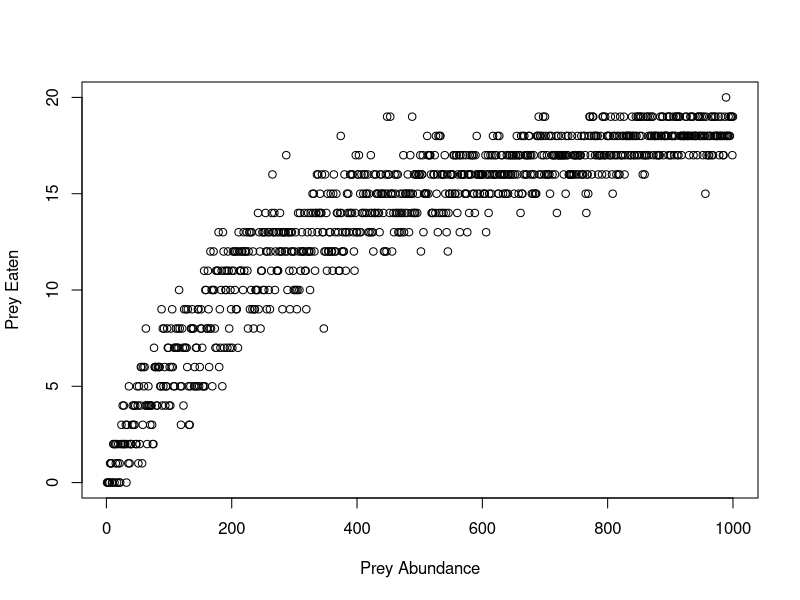
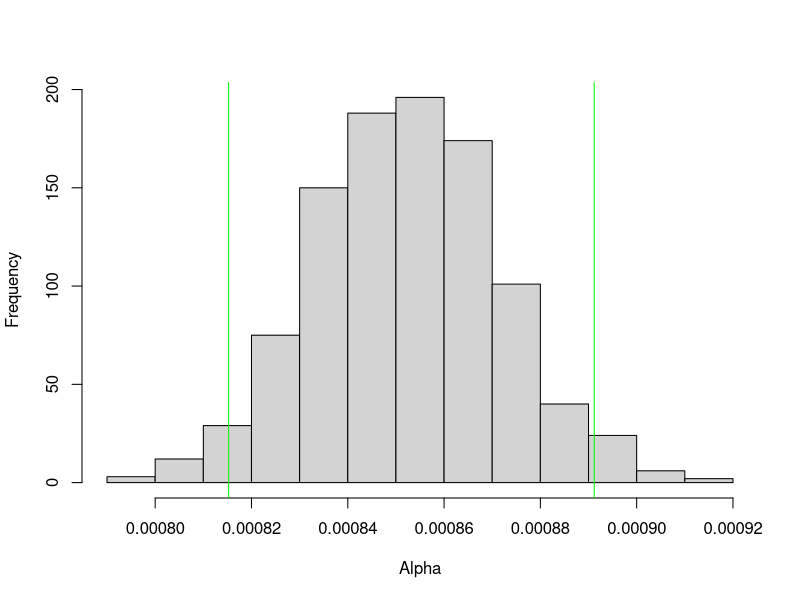
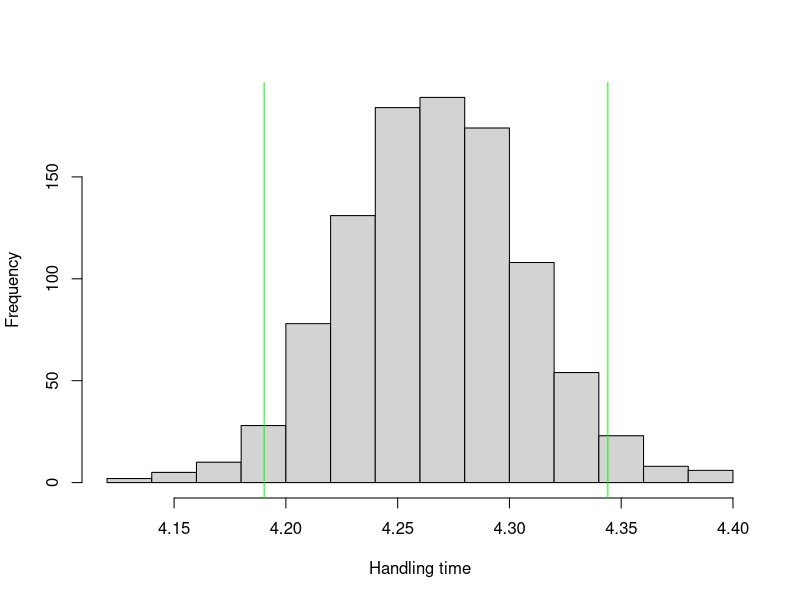
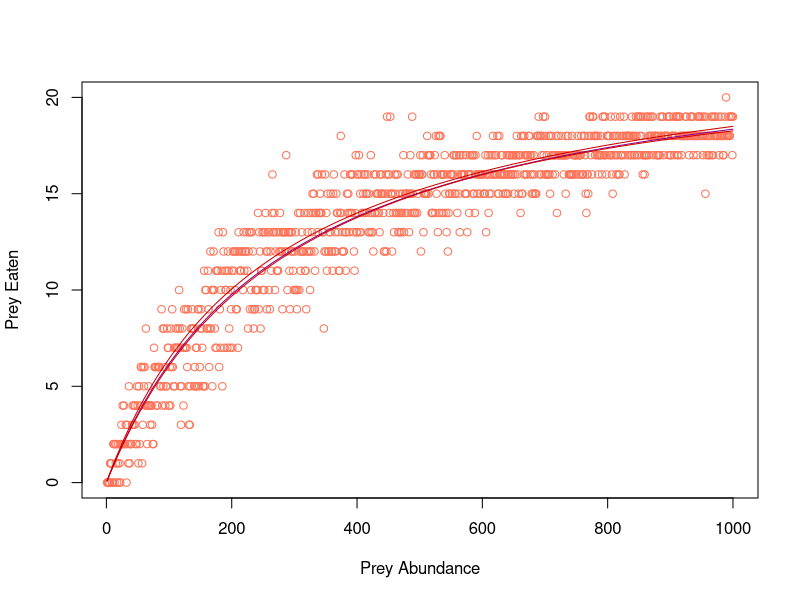
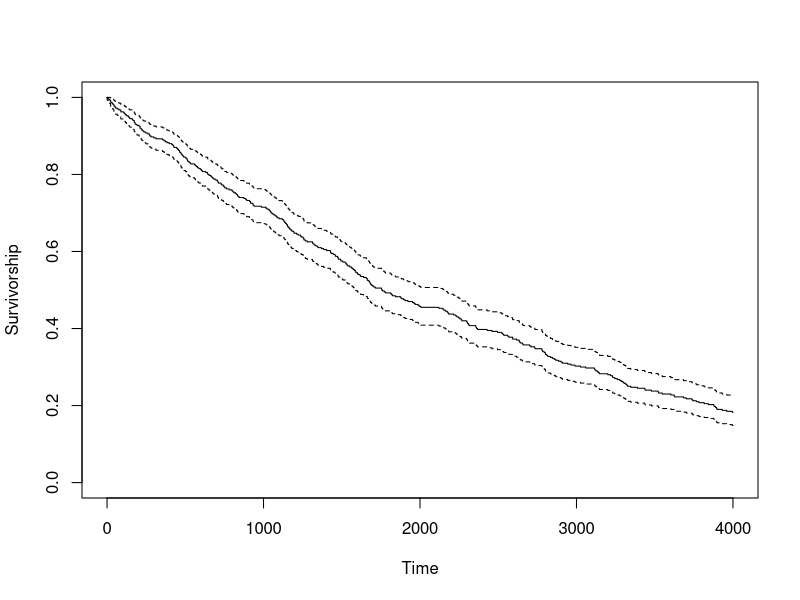
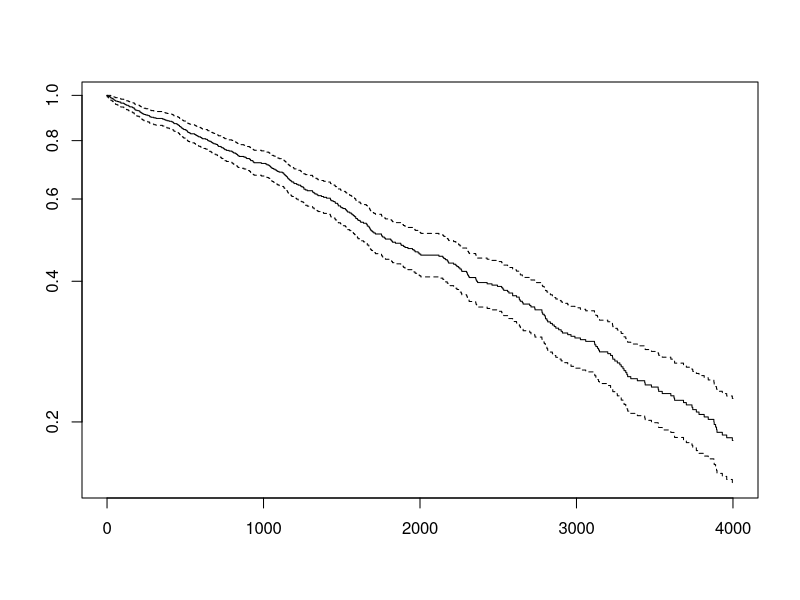
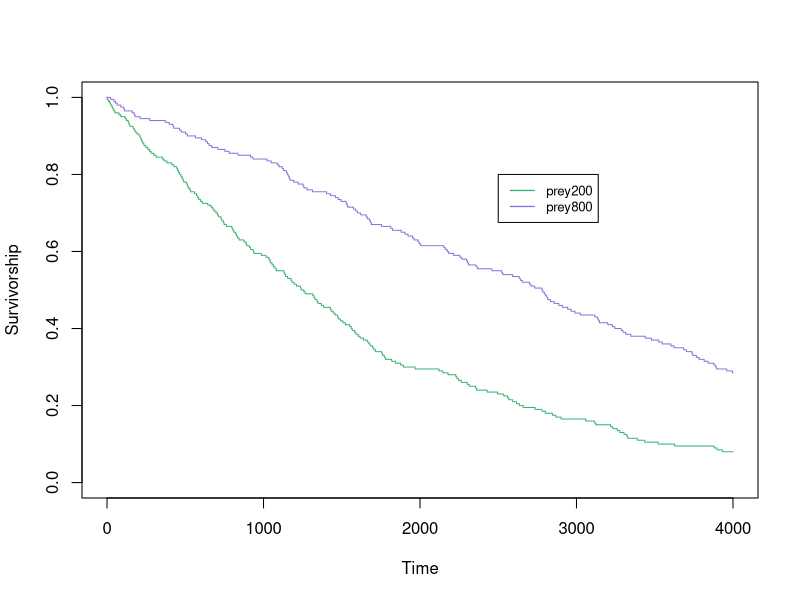
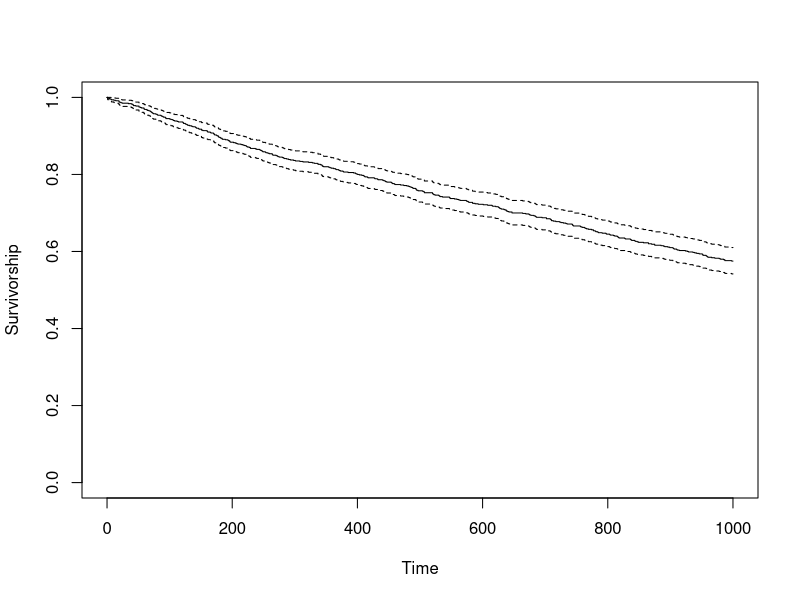

These charts were generated, in order, by the following R code:
## EMD lab 6
## Erin Tattersall, started July 13, 2017
setwd("C:/Users/ETattersall/Documents/BMSC_EMD/Labs/Lab6")
set.seed(3587624) ##Set seed!!
#### Simulation_function (code provided) ####
#function to simulate the number of prey eaten by a foraging predator
#size = number of grid cells per side of the square foraging 'arena'
#n = number of prey individuals at the start of the simulation
#time = number of timesteps over which to run the simulation
#handling.time = number of timesteps a predator must wait to restart foraging, 
#after capturing a prey
#draw.plot = whether or not to plot the arena as the simulation proceeds 
#(NOTE: plotting will SLOW DOWN the simulation and open a new plotting window)
sim.predation = function(size =30, n=100, time=100, handling.time=5, draw.plot=F) {
  
  #set up a data frame to represent the prey 
  prey = data.frame(x.pos=floor(runif(n,1,1+size)),
                    y.pos=floor(runif(n,1,1+size)),
                    born = 0, #when were the prey individuals created
                    died = NA)
  
  #another for the predators
  pred = data.frame(x.pos=floor(runif(1,1,1+size)), 
                    y.pos=floor(runif(1,1,1+size)), 
                    state=0) #hunting=0, handling>0
  
  if(draw.plot) {
    x11() #open a new plot window	
  }
  
  #loop through simulation for set number of timesteps
  for(t in 1:time){
    live.prey=which(is.na(prey$died)) #which prey are currently alive
    dead.prey=which(is.na(prey$died)==F) #which prey are dead
    
    #if there are living prey, allow them to move randomly    
    #x.pos can change 1-, 0, or +1... same with y.pos
    prey$x.pos[live.prey] = prey$x.pos[live.prey] + sample(c(-1,0,1),length(live.prey),replace=TRUE)		
    prey$y.pos[live.prey] = prey$y.pos[live.prey] + sample(c(-1,0,1),length(live.prey),replace=TRUE)		
    # Moving prey at the edges of the board back to the other side so prey up against the wall don't get immediately eaten!!
    prey$x.pos[prey$x.pos<1] = size; prey$x.pos[prey$x.pos>size] = 1
    prey$y.pos[prey$y.pos<1] = size; prey$y.pos[prey$y.pos>size] = 1
    
    #keep track of predators' remaining handling time
    if(sum(pred$state)>0) {
      pred$state[pred$state>0] = pred$state[pred$state>0] - 1 #Reduce 'state' if handling time hasn't run out
    }
    
    #if the predator is hunting, simulate its actions
    if(any(pred$state==0)) {
      #movement (same system as for prey)
      pred[pred$state==0,]$x.pos = pred[pred$state==0,]$x.pos + sample(c(-1,0,1),sum(pred$state==0),replace=TRUE)		
      pred[pred$state==0,]$y.pos = pred[pred$state==0,]$y.pos + sample(c(-1,0,1),sum(pred$state==0),replace=TRUE)		
      pred$x.pos[pred$x.pos<1] = size; pred$x.pos[pred$x.pos>size] = 1
      pred$y.pos[pred$y.pos<1] = size; pred$y.pos[pred$y.pos>size] = 1
      
      hunting.preds = which(pred$state==0) #which predators are hunting (we already know at least one is)
      #cycle through the hunting predators... see if they caught anything
      for(hunting.pred in hunting.preds) {
        #when a predator is at the same position as a live prey item
        prey.sighted = live.prey[prey$x.pos[live.prey]==pred[hunting.pred,]$x.pos &
                                   prey$y.pos[live.prey]==pred[hunting.pred,]$y.pos]
        
        if(length(prey.sighted)>0) { #if a predation event occured
          pred[hunting.pred,]$state = handling.time
          
          #decide which of the sighted prey get eaten, since multiple prey can be in the same position
          eaten.prey = prey.sighted[sample(length(prey.sighted),1)] 
          prey$died[eaten.prey] = t
          
          #add a new prey item to keep n constant
          prey[nrow(prey)+1,] = c(floor(runif(1,1,1+size)),floor(runif(1,1,1+size)), t, NA)
        }#end predation event
      }#end for(hunting.pred)
    }
    
    #if desired, plot the arena
    if(draw.plot) {	
      #live prey are blue
      plot(prey$x.pos[live.prey],prey$y.pos[live.prey], xlim=c(1,size), ylim=c(1,size), col="blue", cex=1.2,
           xlab="x position",ylab="y position", main="PREDATION ARENA of DEATH")
      par(new=TRUE)
      #hunting predators are blue
      plot(pred$x.pos[pred$state==0],pred$y.pos[pred$state==0], 
           xlim=c(1,size), ylim=c(1,size),pch=4,cex=3,lwd=3,
           col="blue",axes=FALSE,
           xlab=NA, ylab=NA)
      par(new=TRUE)
      #handling predators are grey
      plot(pred[pred$state>0,]$x.pos,pred[pred$state>0,]$y.pos, 
           xlim=c(1,size), ylim=c(1,size),pch=4,cex=3,col="grey",lwd=3,axes=FALSE,
           xlab=NA, ylab=NA)
      par(new=TRUE)
      #dead prey are red
      plot(prey$x.pos[dead.prey],prey$y.pos[dead.prey], 
           xlim=c(1,size), ylim=c(1,size),pch=16,col="red", axes=FALSE,
           xlab=NA, ylab=NA)
      Sys.sleep(1) #delay iteration (so the plot sticks around long enough to see it)
    }	
    
  }
  
  return(prey)
  
}#end sim.predation

#### Question 1. Simulate a predation data set ####
### Simulating number of prey eaten for range of prey items
n = 1000 # Selected prey abundance
prey.eaten = rep(0,n) #Empty vector for prey eaten

for (i in 1:n){
  prey = sim.predation(size = 30, 
                          n = i, 
                          time = 100, 
                          handling.time = 5, 
                          draw.plot = F)
  prey.eaten[i] = sum(!is.na(prey$died))
}
plot(prey.eaten,
     xlab = "Prey Abundance",
     ylab = "Prey Eaten")

#### Question 2. Fitting a functional response + CI for estimated curve ####
## Nonlinear least squares function: determine the weighted least-squares estimates of parameters, nonlinear model
## Not to be used on 'zero-residual' data


## Matrices for parameter estimates
estimates = matrix(NA, nrow=1000, ncol=2)
predictions = matrix(NA, nrow=1000, ncol=1000)
N.predict = seq(1,1000,1)  ##New prey abundance data
consumed = prey.eaten ##Vector to take prey eaten data from

# Function for Type 2 functional response
T2fr = function(Tt,Th, alpha, N) {#Accepts handling time, encounter rate and N prey
  a = alpha*Tt*N #numerator
  b = 1 + (Th*alpha*N) #denominator
  eaten = a/b 
# return(eaten) #Returns predicted prey eaten
}



## Loop fitting a type 2 functional response to simulated data
for (i in 1:1000) {
  boot = sample(c(1:n), 
                replace = T) #Sample with replacement 1000 times
  boot.nls <- nls(consumed[boot] ~ (100*alpha*boot)/(1+(Th*alpha*boot)),
                start =list(alpha=0.001,Th=5), ##specifying initial params
                algorithm="port", ## 'nl2sol' algorithm
                lower=c(0,0), ## vectors of upper and lower CIs with length of 'start'
                upper=c(10,100))
  coeff = coef(boot.nls) ## Pulling alpha and Th estimates from nls output
  estimates[i,] = coeff ##Storing coefficients in matrix
  predictions[i,] = T2fr(100, Th = coeff[2], alpha = coeff[1], N = N.predict) ##Storing predicted values
}

# Histograms of parameter estimates
##Sorting estimates to find confidence intervals
Sestimates = apply(estimates,2,sort) ##Sorting estimates into increasing order
hist(Sestimates[,1],xlab = "Alpha", main = "") ## Plotting alphas in a histogram

abline(v=c(Sestimates[26,1], Sestimates[975,1]), col = "green") #Confidence intervals
CI.alpha = c(Sestimates[26,1], Sestimates[975,1]) ##0.000798, 0.000877
opt.alpha = median(Sestimates[,1])#Optimum alpha value = 0.000837
hist(estimates[,2], xlab = "Handling time", main = "") ## Plotting alphas in a histogram
abline(v=c(Sestimates[26,2], Sestimates[975,2]), col = "green") #Confidence intervals
opt.Th = median(Sestimates[,2])#Optimum Th value = 4.255
CI.Th = c(Sestimates[26,2], Sestimates[975,2])#4.17, 4.34


## Estimating confidence intervals for each prediction
## Each row is already sorted from lowest to highest
#Need to sort iterations (rows)
SN.predict = apply(predictions,2,sort)
## Confidence intervals
LCI.predict = SN.predict[26,]
UCI.predict = SN.predict[975,]
best.fit =T2fr(100, Th = 4.255, alpha = 0.000837, N = N.predict)

#Plotting functional response data, best.fit curve, and CIs
plot(prey.eaten,
     xlab = "Prey Abundance",
     ylab = "Prey Eaten",
     col = "coral1") ## Functional response data
lines(N.predict, best.fit, type = "l", col = "darkmagenta") ## best.fit curve
lines(N.predict, LCI.predict, type = "l", col = "red3") #Lower confidence interval
lines(N.predict, UCI.predict, type = "l", col = "red3") #Upper confidence interval

#### Part II: Preparing data ####

## Keeping prey individuals from being replaced (Modified sim. code) ##
sim.predation1 = function(size =30, n=100, time=100, handling.time=5, draw.plot=F) {
  
  #set up a data frame to represent the prey 
  prey = data.frame(x.pos=floor(runif(n,1,1+size)),
                    y.pos=floor(runif(n,1,1+size)),
                    born = 0, #when were the prey individuals created
                    died = NA) #When prey died
  
  #another for the predators
  pred = data.frame(x.pos=floor(runif(1,1,1+size)), 
                    y.pos=floor(runif(1,1,1+size)), 
                    state=0) #hunting=0, handling>0
  
  if(draw.plot) {
    x11() #open a new plot window	
  }
  
  #loop through simulation for set number of timesteps
  for(t in 1:time){
    live.prey=which(is.na(prey$died)) #which prey are currently alive
    dead.prey=which(is.na(prey$died)==F) #which prey are dead
    
    #if there are living prey, allow them to move randomly    
    #x.pos can change 1-, 0, or +1... same with y.pos
    prey$x.pos[live.prey] = prey$x.pos[live.prey] + sample(c(-1,0,1),length(live.prey),replace=TRUE)		
    prey$y.pos[live.prey] = prey$y.pos[live.prey] + sample(c(-1,0,1),length(live.prey),replace=TRUE)		
    # Moving prey at the edges of the board back to the other side so prey up against the wall don't get immediately eaten!!
    prey$x.pos[prey$x.pos<1] = size; prey$x.pos[prey$x.pos>size] = 1
    prey$y.pos[prey$y.pos<1] = size; prey$y.pos[prey$y.pos>size] = 1
    
    #keep track of predators' remaining handling time
    if(sum(pred$state)>0) {
      pred$state[pred$state>0] = pred$state[pred$state>0] - 1 #Reduce 'state' if handling time hasn't run out
    }
    
    #if the predator is hunting, simulate its actions
    if(any(pred$state==0)) {
      #movement (same system as for prey)
      pred[pred$state==0,]$x.pos = pred[pred$state==0,]$x.pos + sample(c(-1,0,1),sum(pred$state==0),replace=TRUE)		
      pred[pred$state==0,]$y.pos = pred[pred$state==0,]$y.pos + sample(c(-1,0,1),sum(pred$state==0),replace=TRUE)		
      pred$x.pos[pred$x.pos<1] = size; pred$x.pos[pred$x.pos>size] = 1
      pred$y.pos[pred$y.pos<1] = size; pred$y.pos[pred$y.pos>size] = 1
      
      hunting.preds = which(pred$state==0) #which predators are hunting (we already know at least one is)
      #cycle through the hunting predators... see if they caught anything
      for(hunting.pred in hunting.preds) {
        #when a predator is at the same position as a live prey item
        prey.sighted = live.prey[prey$x.pos[live.prey]==pred[hunting.pred,]$x.pos &
                                   prey$y.pos[live.prey]==pred[hunting.pred,]$y.pos]
        
        if(length(prey.sighted)>0) { #if a predation event occured
          pred[hunting.pred,]$state = handling.time
          
          #decide which of the sighted prey get eaten, since multiple prey can be in the same position
          eaten.prey = prey.sighted[sample(length(prey.sighted),1)] 
          prey$died[eaten.prey] = t
          
          #add a new prey item to keep n constant
          #prey[nrow(prey)+1,] = c(floor(runif(1,1,1+size)),floor(runif(1,1,1+size)), t, NA)
        }#end predation event
      }#end for(hunting.pred)
    }
    
    #if desired, plot the arena
    if(draw.plot) {	
      #live prey are blue
      plot(prey$x.pos[live.prey],prey$y.pos[live.prey], xlim=c(1,size), ylim=c(1,size), col="blue", cex=1.2,
           xlab="x position",ylab="y position", main="PREDATION ARENA of DEATH")
      par(new=TRUE)
      #hunting predators are blue
      plot(pred$x.pos[pred$state==0],pred$y.pos[pred$state==0], 
           xlim=c(1,size), ylim=c(1,size),pch=4,cex=3,lwd=3,
           col="blue",axes=FALSE,
           xlab=NA, ylab=NA)
      par(new=TRUE)
      #handling predators are grey
      plot(pred[pred$state>0,]$x.pos,pred[pred$state>0,]$y.pos, 
           xlim=c(1,size), ylim=c(1,size),pch=4,cex=3,col="grey",lwd=3,axes=FALSE,
           xlab=NA, ylab=NA)
      par(new=TRUE)
      #dead prey are red
      plot(prey$x.pos[dead.prey],prey$y.pos[dead.prey], 
           xlim=c(1,size), ylim=c(1,size),pch=16,col="red", axes=FALSE,
           xlab=NA, ylab=NA)
      Sys.sleep(1) #delay iteration (so the plot sticks around long enough to see it)
    }	
    
  }
  
  return(prey)
  
}
#end sim.predation

## Simulating predation without replacement for abundance = 800
prey800 = sim.predation1(size = 30, 
                       n = 800, 
                       time = 4000, 
                       handling.time = 5, 
                       draw.plot = F)
##Prey data frame gives you last position for each individual and when they died (NA if they survived)
prey800$group = rep(800,800) ## Adding column of prey abundance




## Simulating predation without replacement for abundance = 200
prey200 = sim.predation1(size = 30, 
                        n = 200, 
                        time = 4000, 
                        handling.time = 5, 
                        draw.plot = F)
prey200$group = rep(200,200) ## Adding column of prey abundance

#Take a random subset of length = lower abundance
prey800.samp = prey800[sample(nrow(prey800), size = 200, replace = F), ] 


mort = rbind(prey200,prey800.samp) #Combining 2 samples into 1 data frame

mort$status = numeric(400)# Creating status column
mort[,6][is.na(mort[,4])] = 0 ## If individual died, status = 0
mort[,6][!is.na(mort[,4])] = 1 ##If individual was censored = 1
mort[,4][is.na(mort[,4])] = 4000 ## If individual was censored, died = 4000
mort$group = as.factor(mort$group) ## Setting group to as factor

#### Question 3: Survival Analysis ####
library(survival)

## creating surv object
Sdata = Surv(mort$died,mort$status)
plot(survfit(Sdata~1), xlab = "Time", 
     ylab = "Survivorship")
plot(survfit(Sdata~1), log=TRUE) #Log survival curve
plot(survfit(Sdata~mort$group), 
     xlab = "Time", 
     ylab = "Survivorship", 
     col = c("mediumseagreen", "mediumpurple")) #Plotting survival by group
legend(2500, 0.8, legend=c("prey200", "prey800"),
       col=c("mediumseagreen", "mediumpurple"), lwd = 1.3, cex=0.8)
model = coxph(Sdata~mort$group) ##Fitting Cox proportional hazard
summary(model)
#coef = -0.6231 exp(coef) = 0.5363 ~~ prey200 individuals have 1.86 times more hazard

base.model = coxph(Sdata~1)
summary(base.model)


#### Question 4: 3a) Adding predators and conducting two-factor survival analysis ####
sim.predation3 = function(size =30, n=100, n.pred=5, time=100, handling.time=5, draw.plot=F) {
  
  #set up a data frame to represent the prey 
  prey = data.frame(x.pos=floor(runif(n,1,1+size)),
                    y.pos=floor(runif(n,1,1+size)),
                    born = 0, #when were the prey individuals created
                    died = NA)
  
  #another for the predators
  pred = data.frame(x.pos=floor(runif(n.pred,1,1+size)), ##Added argument for number of predators
                    y.pos=floor(runif(n.pred,1,1+size)), 
                    state=0) #hunting=0, handling>0
  
  if(draw.plot) {
    x11() #open a new plot window	
  }
  
  #loop through simulation for set number of timesteps
  for(t in 1:time){
    live.prey=which(is.na(prey$died)) #which prey are currently alive
    dead.prey=which(is.na(prey$died)==F) #which prey are dead
    
    #if there are living prey, allow them to move randomly    
    #x.pos can change 1-, 0, or +1... same with y.pos
    prey$x.pos[live.prey] = prey$x.pos[live.prey] + sample(c(-1,0,1),length(live.prey),replace=TRUE)		
    prey$y.pos[live.prey] = prey$y.pos[live.prey] + sample(c(-1,0,1),length(live.prey),replace=TRUE)		
    # Moving prey at the edges of the board back to the other side so prey up against the wall don't get immediately eaten!!
    prey$x.pos[prey$x.pos<1] = size; prey$x.pos[prey$x.pos>size] = 1
    prey$y.pos[prey$y.pos<1] = size; prey$y.pos[prey$y.pos>size] = 1
    
    #keep track of predators' remaining handling time
    if(sum(pred$state)>0) {
      pred$state[pred$state>0] = pred$state[pred$state>0] - 1 #Reduce 'state' if handling time hasn't run out
    }
    
    #if the predator is hunting, simulate its actions
    if(any(pred$state==0)) {
      #movement (same system as for prey)
      pred[pred$state==0,]$x.pos = pred[pred$state==0,]$x.pos + sample(c(-1,0,1),sum(pred$state==0),replace=TRUE)		
      pred[pred$state==0,]$y.pos = pred[pred$state==0,]$y.pos + sample(c(-1,0,1),sum(pred$state==0),replace=TRUE)		
      pred$x.pos[pred$x.pos<1] = size; pred$x.pos[pred$x.pos>size] = 1
      pred$y.pos[pred$y.pos<1] = size; pred$y.pos[pred$y.pos>size] = 1
      
      hunting.preds = which(pred$state==0) #which predators are hunting (we already know at least one is)
      #cycle through the hunting predators... see if they caught anything
      for(hunting.pred in hunting.preds) {
        #when a predator is at the same position as a live prey item
        prey.sighted = live.prey[prey$x.pos[live.prey]==pred[hunting.pred,]$x.pos &
                                   prey$y.pos[live.prey]==pred[hunting.pred,]$y.pos]
        
        if(length(prey.sighted)>0) { #if a predation event occured
          pred[hunting.pred,]$state = handling.time
          
          #decide which of the sighted prey get eaten, since multiple prey can be in the same position
          eaten.prey = prey.sighted[sample(length(prey.sighted),1)] 
          prey$died[eaten.prey] = t
          
          #add a new prey item to keep n constant
          #prey[nrow(prey)+1,] = c(floor(runif(1,1,1+size)),floor(runif(1,1,1+size)), t, NA)
        }#end predation event
      }#end for(hunting.pred)
    }
    
    #if desired, plot the arena
    if(draw.plot) {	
      #live prey are blue
      plot(prey$x.pos[live.prey],prey$y.pos[live.prey], xlim=c(1,size), ylim=c(1,size), col="blue", cex=1.2,
           xlab="x position",ylab="y position", main="PREDATION ARENA of DEATH")
      par(new=TRUE)
      #hunting predators are blue
      plot(pred$x.pos[pred$state==0],pred$y.pos[pred$state==0], 
           xlim=c(1,size), ylim=c(1,size),pch=4,cex=3,lwd=3,
           col="blue",axes=FALSE,
           xlab=NA, ylab=NA)
      par(new=TRUE)
      #handling predators are grey
      plot(pred[pred$state>0,]$x.pos,pred[pred$state>0,]$y.pos, 
           xlim=c(1,size), ylim=c(1,size),pch=4,cex=3,col="grey",lwd=3,axes=FALSE,
           xlab=NA, ylab=NA)
      par(new=TRUE)
      #dead prey are red
      plot(prey$x.pos[dead.prey],prey$y.pos[dead.prey], 
           xlim=c(1,size), ylim=c(1,size),pch=16,col="red", axes=FALSE,
           xlab=NA, ylab=NA)
      Sys.sleep(1) #delay iteration (so the plot sticks around long enough to see it)
    }	
    
  }
  
  return(prey)
  
}#end sim.predation

##Prey = 200, pred = 1
p200pr1 = sim.predation3(size = 30,
                         n =200,
                         n.pred = 1,
                         time = 1000,
                         handling.time = 5,
                         draw.plot = F)
p200pr1$group = rep(200,200) ## Adding column of prey abundance
p200pr1$Pred =rep(1, 200) ##Adding column of pred. abundance

##Prey = 200, pred = 2
p200pr2 = sim.predation3(size = 30,
                         n =200,
                         n.pred = 2,
                         time = 1000,
                         handling.time = 5,
                         draw.plot = F)
p200pr2$group = rep(200,200) ## Adding column of prey abundance
p200pr2$Pred =rep(2, 200) ##Adding column of pred. abundance

##Prey = 800, pred = 2
p800pr2 = sim.predation3(size = 30,
                          n =800,
                          n.pred = 2,
                          time = 1000,
                          handling.time = 5,
                          draw.plot = F)
p800pr2$group = rep(800,800) ## Adding column of prey abundance
p800pr2$Pred =rep(2, 800) ##Adding column of pred. abundance

##Prey = 800, pred = 1
p800pr1 = sim.predation3(size = 30,
                          n =800,
                          n.pred = 1,
                          time = 1000,
                          handling.time = 5,
                          draw.plot = F)
p800pr1$group = rep(800,800) ## Adding column of prey abundance
p800pr1$Pred =rep(1, 800) ##Adding column of pred. abundance

#Take a random subset of length = lower abundance, for both higher prey densities
S.p800pr2 = p800pr2[sample(nrow(p800pr2), size = 200, replace = F), ] 
S.p800pr1 = p800pr1[sample(nrow(p800pr1), size = 200, replace = F), ]

## Combining into one data frame
mort2 = rbind(p200pr2,p200pr1,S.p800pr2,S.p800pr1)
mort2$status <- ifelse(is.na(mort2$died), 0, 1) # Creating status column
mort2$died <- ifelse(is.na(mort2$died), 1000, mort2$died) ## If individual was censored, died = 1000
mort2$group = as.factor(mort2$group) ## Setting group to as factor
mort2$Pred = as.factor(mort2$Pred) ## Setting group to as factor

### Survival analysis
Sdata = Surv(mort2$died,mort2$status) ##Survival object
plot(survfit(Sdata~1), xlab = "Time", 
     ylab = "Survivorship") ## Plotting survivorship of all prey
plot(survfit(Sdata~1), log=TRUE) #Log survival curve

#Modelling survival between 2 predator groups
#Plotting survival by Pred only
plot(survfit(Sdata~mort2$Pred), 
     xlab = "Time", 
     ylab = "Survivorship",
     col = c("maroon1", "orange3")) #Plotting survival by group
legend(10, 0.4, legend=c("pred1", "pred2"),
       col=c("maroon1", "orange3"), lwd = 1.3, cex=0.8)


#Plotting survival by group only
plot(survfit(Sdata~mort2$group), 
     xlab = "Time", 
     ylab = "Survivorship",
     col = c("mediumseagreen", "mediumpurple")) #Plotting survival by group
legend(10, 0.4, legend=c("prey200", "prey800"),
       col=c("mediumseagreen", "mediumpurple"), lwd = 1.3, cex=0.8)


#Plotting survival by group and Pred
plot(survfit(Sdata~mort2$group + mort2$Pred), 
     xlab = "Time", 
     ylab = "Survivorship")
##Figuring out which line is which (Run each with plot separately to avoid crazy overlap)
#Prey800, pred1
lines(survfit(Sdata[601:800,]~mort2$group[601:800] + mort2$Pred[601:800]),
      col = "green", type = "l")
#Prey800, pred2
lines(survfit(Sdata[401:600,]~mort2$group[401:600] + mort2$Pred[401:600]),
      col = "deeppink1", type = "l")
#Prey200, pred1
lines(survfit(Sdata[201:400,]~mort2$group[201:400] + mort2$Pred[201:400]),
      col = "green", type = "l")
#Prey200, pred1
lines(survfit(Sdata[1:200,]~mort2$group[1:200] + mort2$Pred[1:200]),
      col = "deeppink1", type = "l")


## Plot for Figure
plot(survfit(Sdata~mort2$group + mort2$Pred), 
     xlab = "Time", 
     ylab = "Survivorship",
     col = c("mediumseagreen", "mediumpurple", "maroon1", "orange3"))
legend(10, 0.6, legend=c("Prey800Pred1", "Prey200Pred1", "Prey800Pred2", "Prey200Pred2"),
       col=c("maroon1", "mediumseagreen", "orange3", "mediumpurple"), lwd = 1.3, cex=0.8)


### Running Cox proportion hazard analyses
model.PP = coxph(Sdata~mort2$group + mort2$Pred)
summary(model.PP)

